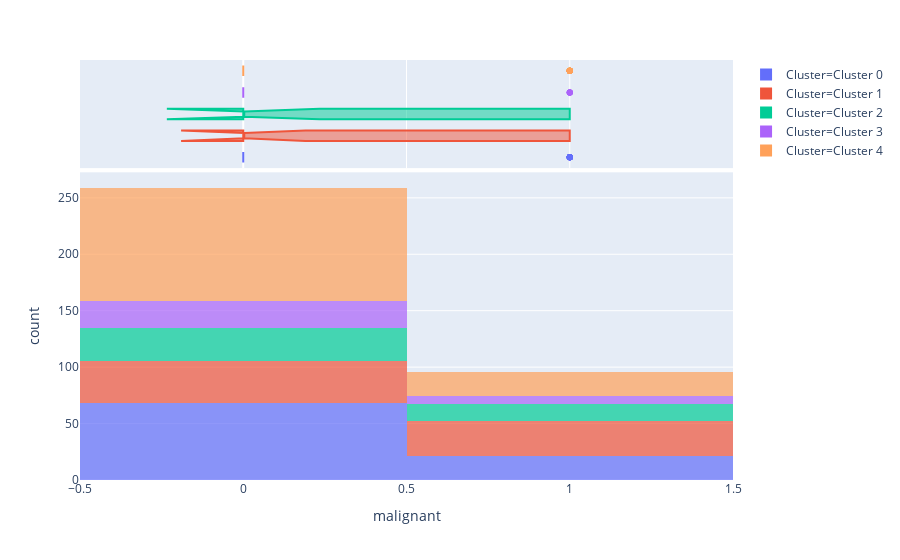

Notebook cell for this chart:
### Code cell
plot_model(kmeans, plot = 'distribution', feature = 'malignant')

### Figure 1 — Plotly figure (JSON) as saved in the notebook; plotly's stock layout.template omitted (floating-point values rounded to 4 significant figures; data arrays with more than 128 entries replaced by an {"elided": "..."} marker saying what was removed)
{"data": [{"alignmentgroup": "True", "bingroup": "x", "hoverlabel": {"namelength": 0}, "hovertemplate": "Cluster=Cluster 0<br>malignant=%{x}<br>count=%{y}", "legendgroup": "Cluster=Cluster 0", "marker": {"color": "#636efa", "opacity": 0.7}, "name": "Cluster=Cluster 0", "offsetgroup": "Cluster=Cluster 0", "orientation": "v", "showlegend": true, "type": "histogram", "x": [0, 0, 0, 0, 0, 0, 0, 0, 0, 0, 0, 0, 0, 0, 1, 0, 1, 0, 0, 1, 0, 1, 1, 1, 0, 1, 0, 0, 0, 0, 0, 0, 0, 0, 0, 0, 0, 0, 0, 0, 0, 0, 0, 0, 0, 0, 0, 0, 0, 0, 0, 0, 0, 0, 0, 0, 0, 0, 0, 1, 1, 1, 1, 0, 1, 0, 0, 0, 0, 1, 1, 0, 0, 0, 0, 0, 1, 0, 1, 0, 0, 1, 1, 1, 0, 1, 0, 0, 1], "xaxis": "x", "yaxis": "y"}, {"alignmentgroup": "True", "customdata": {"elided": "89x42 mixed values"}, "hoverlabel": {"namelength": 0}, "hovertemplate": "Cluster=%{customdata[41]}<br>malignant=%{customdata[0]}<br>bilateral=%{customdata[1]}<br>age=%{customdata[2]}<br>month=%{customdata[3]}<br>bmi=%{customdata[4]}<br>diabetes=%{customdata[5]}<br>hypertension=%{customdata[6]}<br>surgery=%{customdata[7]}<br>smoking=%{customdata[8]}<br>family=%{customdata[9]}<br>menarche=%{customdata[10]}<br>menopause=%{customdata[11]}<br>miscarriage=%{customdata[12]}<br>pregnancy=%{customdata[13]}<br>childbearing=%{customdata[14]}<br>disnature=%{customdata[15]}<br>dischange=%{customdata[16]}<br>disnumber=%{customdata[17]}<br>intraductalmass=%{customdata[18]}<br>position=%{customdata[19]}<br>distance=%{customdata[20]}<br>shape=%{customdata[21]}<br>surface=%{customdata[22]}<br>status=%{customdata[23]}<br>quantity=%{customdata[24]}<br>distribution=%{customdata[25]}<br>retraction=%{customdata[26]}<br>appearance=%{customdata[27]}<br>ductectasia=%{customdata[28]}<br>numintramass=%{customdata[29]}<br>numcysmass=%{customdata[30]}<br>nummass=%{customdata[31]}<br>ussize=%{customdata[32]}<br>usposition=%{customdata[33]}<br>usdistance=%{customdata[34]}<br>usshape=%{customdata[35]}<br>usboundary=%{customdata[36]}<br>bloodflow=%{customdata[37]}<br>calcification=%{customdata[38]}<br>birads=%{customdata[39]}<br>xray=%{customdata[40]}", "legendgroup": "Cluster=Cluster 0", "marker": {"color": "#636efa"}, "name": "Cluster=Cluster 0", "notched": true, "offsetgroup": "Cluster=Cluster 0", "showlegend": false, "type": "box", "x": [0, 0, 0, 0, 0, 0, 0, 0, 0, 0, 0, 0, 0, 0, 1, 0, 1, 0, 0, 1, 0, 1, 1, 1, 0, 1, 0, 0, 0, 0, 0, 0, 0, 0, 0, 0, 0, 0, 0, 0, 0, 0, 0, 0, 0, 0, 0, 0, 0, 0, 0, 0, 0, 0, 0, 0, 0, 0, 0, 1, 1, 1, 1, 0, 1, 0, 0, 0, 0, 1, 1, 0, 0, 0, 0, 0, 1, 0, 1, 0, 0, 1, 1, 1, 0, 1, 0, 0, 1], "xaxis": "x2", "yaxis": "y2"}, {"alignmentgroup": "True", "bingroup": "x", "hoverlabel": {"namelength": 0}, "hovertemplate": "Cluster=Cluster 1<br>malignant=%{x}<br>count=%{y}", "legendgroup": "Cluster=Cluster 1", "marker": {"color": "#EF553B", "opacity": 0.7}, "name": "Cluster=Cluster 1", "offsetgroup": "Cluster=Cluster 1", "orientation": "v", "showlegend": true, "type": "histogram", "x": [0, 1, 1, 0, 1, 0, 0, 0, 0, 1, 0, 0, 0, 0, 0, 1, 1, 1, 0, 1, 0, 1, 0, 0, 1, 0, 1, 0, 0, 1, 0, 0, 0, 1, 1, 0, 0, 1, 1, 1, 1, 1, 0, 0, 1, 1, 0, 1, 0, 1, 0, 0, 1, 0, 1, 1, 1, 0, 0, 1, 1, 0, 0, 1, 1, 0, 0, 0], "xaxis": "x", "yaxis": "y"}, {"alignmentgroup": "True", "customdata": {"elided": "68x42 mixed values"}, "hoverlabel": {"namelength": 0}, "hovertemplate": "Cluster=%{customdata[41]}<br>malignant=%{customdata[0]}<br>bilateral=%{customdata[1]}<br>age=%{customdata[2]}<br>month=%{customdata[3]}<br>bmi=%{customdata[4]}<br>diabetes=%{customdata[5]}<br>hypertension=%{customdata[6]}<br>surgery=%{customdata[7]}<br>smoking=%{customdata[8]}<br>family=%{customdata[9]}<br>menarche=%{customdata[10]}<br>menopause=%{customdata[11]}<br>miscarriage=%{customdata[12]}<br>pregnancy=%{customdata[13]}<br>childbearing=%{customdata[14]}<br>disnature=%{customdata[15]}<br>dischange=%{customdata[16]}<br>disnumber=%{customdata[17]}<br>intraductalmass=%{customdata[18]}<br>position=%{customdata[19]}<br>distance=%{customdata[20]}<br>shape=%{customdata[21]}<br>surface=%{customdata[22]}<br>status=%{customdata[23]}<br>quantity=%{customdata[24]}<br>distribution=%{customdata[25]}<br>retraction=%{customdata[26]}<br>appearance=%{customdata[27]}<br>ductectasia=%{customdata[28]}<br>numintramass=%{customdata[29]}<br>numcysmass=%{customdata[30]}<br>nummass=%{customdata[31]}<br>ussize=%{customdata[32]}<br>usposition=%{customdata[33]}<br>usdistance=%{customdata[34]}<br>usshape=%{customdata[35]}<br>usboundary=%{customdata[36]}<br>bloodflow=%{customdata[37]}<br>calcification=%{customdata[38]}<br>birads=%{customdata[39]}<br>xray=%{customdata[40]}", "legendgroup": "Cluster=Cluster 1", "marker": {"color": "#EF553B"}, "name": "Cluster=Cluster 1", "notched": true, "offsetgroup": "Cluster=Cluster 1", "showlegend": false, "type": "box", "x": [0, 1, 1, 0, 1, 0, 0, 0, 0, 1, 0, 0, 0, 0, 0, 1, 1, 1, 0, 1, 0, 1, 0, 0, 1, 0, 1, 0, 0, 1, 0, 0, 0, 1, 1, 0, 0, 1, 1, 1, 1, 1, 0, 0, 1, 1, 0, 1, 0, 1, 0, 0, 1, 0, 1, 1, 1, 0, 0, 1, 1, 0, 0, 1, 1, 0, 0, 0], "xaxis": "x2", "yaxis": "y2"}, {"alignmentgroup": "True", "bingroup": "x", "hoverlabel": {"namelength": 0}, "hovertemplate": "Cluster=Cluster 2<br>malignant=%{x}<br>count=%{y}", "legendgroup": "Cluster=Cluster 2", "marker": {"color": "#00cc96", "opacity": 0.7}, "name": "Cluster=Cluster 2", "offsetgroup": "Cluster=Cluster 2", "orientation": "v", "showlegend": true, "type": "histogram", "x": [0, 0, 0, 0, 0, 0, 0, 0, 0, 0, 0, 0, 0, 0, 0, 0, 0, 1, 0, 0, 0, 1, 1, 0, 1, 1, 1, 1, 0, 1, 1, 0, 1, 0, 0, 1, 0, 0, 1, 0, 1, 0, 1, 0, 1], "xaxis": "x", "yaxis": "y"}, {"alignmentgroup": "True", "customdata": {"elided": "45x42 mixed values"}, "hoverlabel": {"namelength": 0}, "hovertemplate": "Cluster=%{customdata[41]}<br>malignant=%{customdata[0]}<br>bilateral=%{customdata[1]}<br>age=%{customdata[2]}<br>month=%{customdata[3]}<br>bmi=%{customdata[4]}<br>diabetes=%{customdata[5]}<br>hypertension=%{customdata[6]}<br>surgery=%{customdata[7]}<br>smoking=%{customdata[8]}<br>family=%{customdata[9]}<br>menarche=%{customdata[10]}<br>menopause=%{customdata[11]}<br>miscarriage=%{customdata[12]}<br>pregnancy=%{customdata[13]}<br>childbearing=%{customdata[14]}<br>disnature=%{customdata[15]}<br>dischange=%{customdata[16]}<br>disnumber=%{customdata[17]}<br>intraductalmass=%{customdata[18]}<br>position=%{customdata[19]}<br>distance=%{customdata[20]}<br>shape=%{customdata[21]}<br>surface=%{customdata[22]}<br>status=%{customdata[23]}<br>quantity=%{customdata[24]}<br>distribution=%{customdata[25]}<br>retraction=%{customdata[26]}<br>appearance=%{customdata[27]}<br>ductectasia=%{customdata[28]}<br>numintramass=%{customdata[29]}<br>numcysmass=%{customdata[30]}<br>nummass=%{customdata[31]}<br>ussize=%{customdata[32]}<br>usposition=%{customdata[33]}<br>usdistance=%{customdata[34]}<br>usshape=%{customdata[35]}<br>usboundary=%{customdata[36]}<br>bloodflow=%{customdata[37]}<br>calcification=%{customdata[38]}<br>birads=%{customdata[39]}<br>xray=%{customdata[40]}", "legendgroup": "Cluster=Cluster 2", "marker": {"color": "#00cc96"}, "name": "Cluster=Cluster 2", "notched": true, "offsetgroup": "Cluster=Cluster 2", "showlegend": false, "type": "box", "x": [0, 0, 0, 0, 0, 0, 0, 0, 0, 0, 0, 0, 0, 0, 0, 0, 0, 1, 0, 0, 0, 1, 1, 0, 1, 1, 1, 1, 0, 1, 1, 0, 1, 0, 0, 1, 0, 0, 1, 0, 1, 0, 1, 0, 1], "xaxis": "x2", "yaxis": "y2"}, {"alignmentgroup": "True", "bingroup": "x", "hoverlabel": {"namelength": 0}, "hovertemplate": "Cluster=Cluster 3<br>malignant=%{x}<br>count=%{y}", "legendgroup": "Cluster=Cluster 3", "marker": {"color": "#ab63fa", "opacity": 0.7}, "name": "Cluster=Cluster 3", "offsetgroup": "Cluster=Cluster 3", "orientation": "v", "showlegend": true, "type": "histogram", "x": [1, 1, 0, 0, 1, 1, 1, 0, 1, 0, 1, 0, 0, 0, 0, 0, 0, 0, 0, 0, 0, 0, 0, 0, 0, 0, 0, 0, 0, 0, 0], "xaxis": "x", "yaxis": "y"}, {"alignmentgroup": "True", "customdata": {"elided": "31x42 mixed values"}, "hoverlabel": {"namelength": 0}, "hovertemplate": "Cluster=%{customdata[41]}<br>malignant=%{customdata[0]}<br>bilateral=%{customdata[1]}<br>age=%{customdata[2]}<br>month=%{customdata[3]}<br>bmi=%{customdata[4]}<br>diabetes=%{customdata[5]}<br>hypertension=%{customdata[6]}<br>surgery=%{customdata[7]}<br>smoking=%{customdata[8]}<br>family=%{customdata[9]}<br>menarche=%{customdata[10]}<br>menopause=%{customdata[11]}<br>miscarriage=%{customdata[12]}<br>pregnancy=%{customdata[13]}<br>childbearing=%{customdata[14]}<br>disnature=%{customdata[15]}<br>dischange=%{customdata[16]}<br>disnumber=%{customdata[17]}<br>intraductalmass=%{customdata[18]}<br>position=%{customdata[19]}<br>distance=%{customdata[20]}<br>shape=%{customdata[21]}<br>surface=%{customdata[22]}<br>status=%{customdata[23]}<br>quantity=%{customdata[24]}<br>distribution=%{customdata[25]}<br>retraction=%{customdata[26]}<br>appearance=%{customdata[27]}<br>ductectasia=%{customdata[28]}<br>numintramass=%{customdata[29]}<br>numcysmass=%{customdata[30]}<br>nummass=%{customdata[31]}<br>ussize=%{customdata[32]}<br>usposition=%{customdata[33]}<br>usdistance=%{customdata[34]}<br>usshape=%{customdata[35]}<br>usboundary=%{customdata[36]}<br>bloodflow=%{customdata[37]}<br>calcification=%{customdata[38]}<br>birads=%{customdata[39]}<br>xray=%{customdata[40]}", "legendgroup": "Cluster=Cluster 3", "marker": {"color": "#ab63fa"}, "name": "Cluster=Cluster 3", "notched": true, "offsetgroup": "Cluster=Cluster 3", "showlegend": false, "type": "box", "x": [1, 1, 0, 0, 1, 1, 1, 0, 1, 0, 1, 0, 0, 0, 0, 0, 0, 0, 0, 0, 0, 0, 0, 0, 0, 0, 0, 0, 0, 0, 0], "xaxis": "x2", "yaxis": "y2"}, {"alignmentgroup": "True", "bingroup": "x", "hoverlabel": {"namelength": 0}, "hovertemplate": "Cluster=Cluster 4<br>malignant=%{x}<br>count=%{y}", "legendgroup": "Cluster=Cluster 4", "marker": {"color": "#FFA15A", "opacity": 0.7}, "name": "Cluster=Cluster 4", "offsetgroup": "Cluster=Cluster 4", "orientation": "v", "showlegend": true, "type": "histogram", "x": [1, 0, 0, 0, 0, 0, 0, 0, 0, 0, 0, 0, 0, 0, 0, 0, 0, 0, 0, 0, 0, 0, 0, 0, 0, 0, 0, 0, 0, 0, 0, 0, 1, 0, 0, 0, 0, 0, 0, 0, 0, 0, 0, 0, 0, 0, 0, 0, 0, 0, 0, 0, 0, 1, 0, 0, 1, 1, 1, 1, 1, 1, 1, 1, 1, 1, 1, 1, 1, 1, 1, 1, 1, 1, 1, 0, 0, 0, 0, 0, 0, 0, 0, 0, 0, 0, 0, 0, 0, 0, 0, 0, 0, 0, 0, 0, 0, 0, 0, 0, 0, 0, 0, 0, 0, 0, 0, 0, 0, 0, 0, 0, 0, 0, 0, 0, 0, 0, 0, 0, 0, 0], "xaxis": "x", "yaxis": "y"}, {"alignmentgroup": "True", "customdata": {"elided": "122x42 mixed values"}, "hoverlabel": {"namelength": 0}, "hovertemplate": "Cluster=%{customdata[41]}<br>malignant=%{customdata[0]}<br>bilateral=%{customdata[1]}<br>age=%{customdata[2]}<br>month=%{customdata[3]}<br>bmi=%{customdata[4]}<br>diabetes=%{customdata[5]}<br>hypertension=%{customdata[6]}<br>surgery=%{customdata[7]}<br>smoking=%{customdata[8]}<br>family=%{customdata[9]}<br>menarche=%{customdata[10]}<br>menopause=%{customdata[11]}<br>miscarriage=%{customdata[12]}<br>pregnancy=%{customdata[13]}<br>childbearing=%{customdata[14]}<br>disnature=%{customdata[15]}<br>dischange=%{customdata[16]}<br>disnumber=%{customdata[17]}<br>intraductalmass=%{customdata[18]}<br>position=%{customdata[19]}<br>distance=%{customdata[20]}<br>shape=%{customdata[21]}<br>surface=%{customdata[22]}<br>status=%{customdata[23]}<br>quantity=%{customdata[24]}<br>distribution=%{customdata[25]}<br>retraction=%{customdata[26]}<br>appearance=%{customdata[27]}<br>ductectasia=%{customdata[28]}<br>numintramass=%{customdata[29]}<br>numcysmass=%{customdata[30]}<br>nummass=%{customdata[31]}<br>ussize=%{customdata[32]}<br>usposition=%{customdata[33]}<br>usdistance=%{customdata[34]}<br>usshape=%{customdata[35]}<br>usboundary=%{customdata[36]}<br>bloodflow=%{customdata[37]}<br>calcification=%{customdata[38]}<br>birads=%{customdata[39]}<br>xray=%{customdata[40]}", "legendgroup": "Cluster=Cluster 4", "marker": {"color": "#FFA15A"}, "name": "Cluster=Cluster 4", "notched": true, "offsetgroup": "Cluster=Cluster 4", "showlegend": false, "type": "box", "x": [1, 0, 0, 0, 0, 0, 0, 0, 0, 0, 0, 0, 0, 0, 0, 0, 0, 0, 0, 0, 0, 0, 0, 0, 0, 0, 0, 0, 0, 0, 0, 0, 1, 0, 0, 0, 0, 0, 0, 0, 0, 0, 0, 0, 0, 0, 0, 0, 0, 0, 0, 0, 0, 1, 0, 0, 1, 1, 1, 1, 1, 1, 1, 1, 1, 1, 1, 1, 1, 1, 1, 1, 1, 1, 1, 0, 0, 0, 0, 0, 0, 0, 0, 0, 0, 0, 0, 0, 0, 0, 0, 0, 0, 0, 0, 0, 0, 0, 0, 0, 0, 0, 0, 0, 0, 0, 0, 0, 0, 0, 0, 0, 0, 0, 0, 0, 0, 0, 0, 0, 0, 0], "xaxis": "x2", "yaxis": "y2"}], "layout": {"barmode": "relative", "legend": {"tracegroupgap": 0}, "margin": {"t": 60}, "xaxis": {"anchor": "y", "domain": [0, 1], "title": {"text": "malignant"}}, "xaxis2": {"anchor": "y2", "domain": [0, 1], "matches": "x", "showgrid": true, "showticklabels": false}, "yaxis": {"anchor": "x", "domain": [0, 0.7326], "title": {"text": "count"}}, "yaxis2": {"anchor": "x2", "domain": [0.7426, 1], "matches": "y2", "showgrid": false, "showline": false, "showticklabels": false, "ticks": ""}}}
